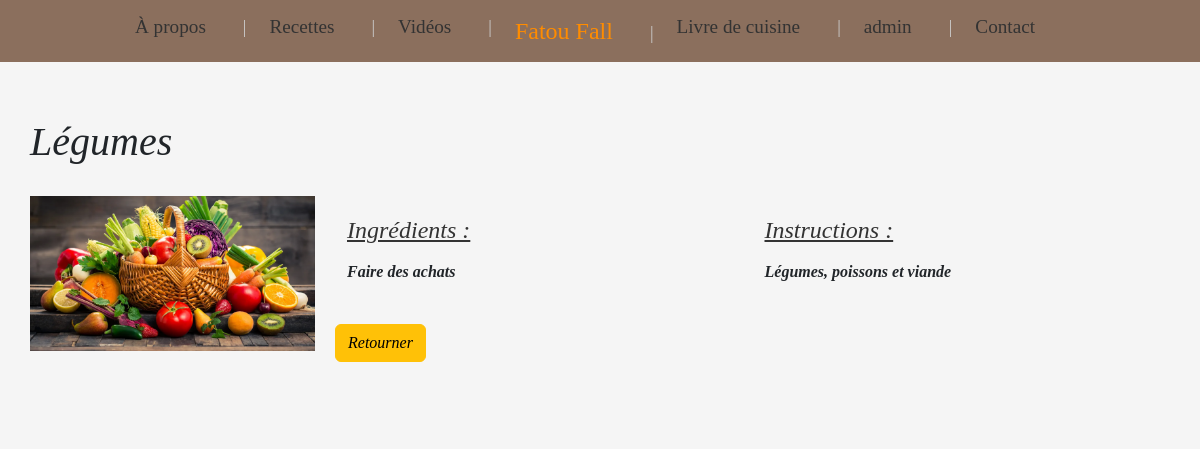
Before: /articles/6/ with the older database file.
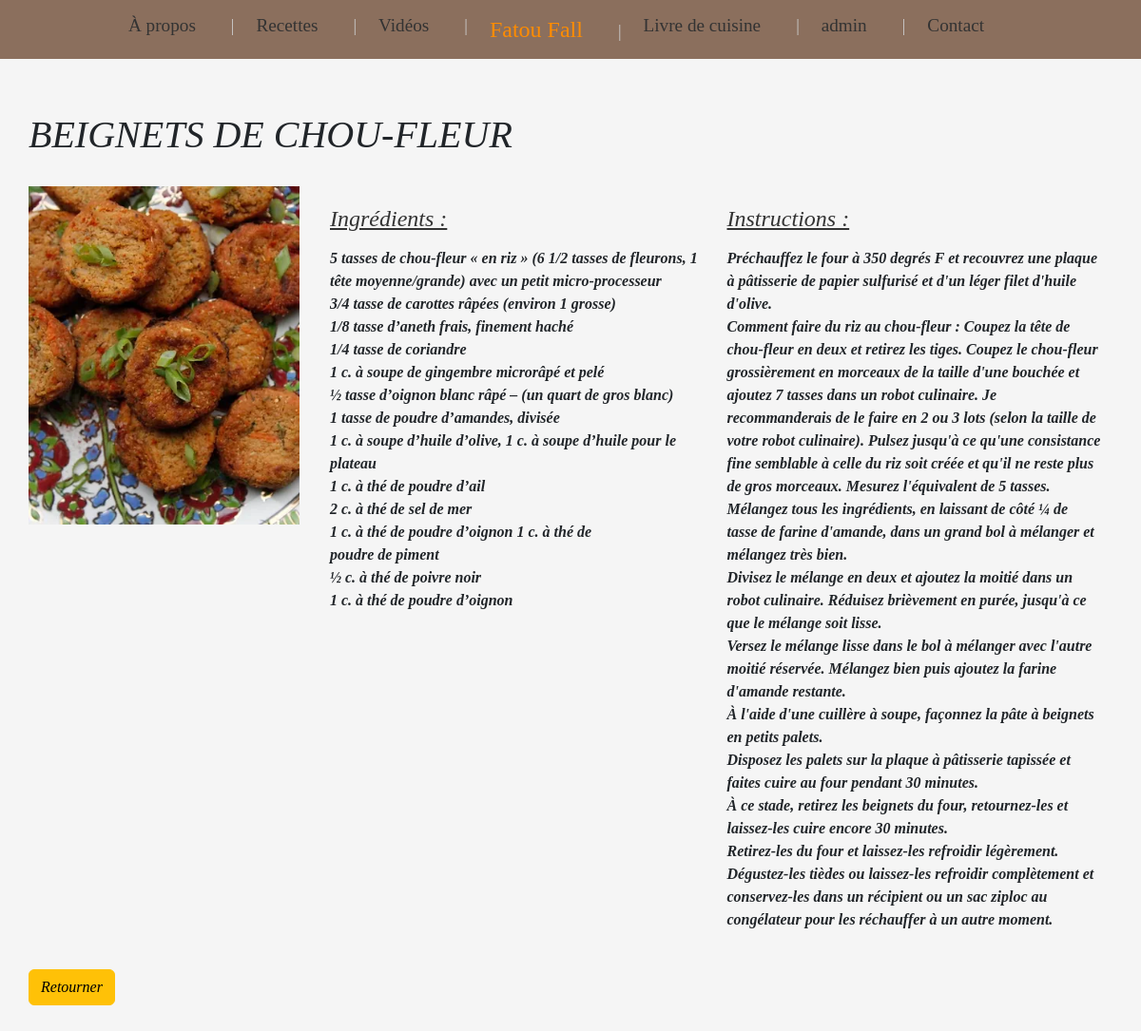
After: the same page with the newer database file.
### articles/models.py (models this page shows, shortened)
class Article(models.Model):
    titre = models.CharField(max_length=150)
    resume = models.CharField(max_length=2000)
    contenu = models.TextField(blank=True)
    auteur = models.ForeignKey(User, on_delete=models.SET_NULL, null=True, blank=True)  # Changez ici
    date_pub = models.DateTimeField(auto_now_add=True)
    image = models.ImageField(upload_to='media/images/', blank=True, null=True) # Nouveau champ image

### articles/views.py (the view)
# urls.py: path('articles/<int:id>/', article_detail_view, name='article-detail'),  # URL pour les détails de l'article
def article_detail_view(request, id):
    article = get_object_or_404(Article, id=id)  # Récupère l'article par ID
    return render(request, 'article_detail.html', {'article': article})  # Passe l'article au template

### templates/article_detail.html (shortened to what this page needs)
<!DOCTYPE html>
<html lang="en">
<head>
    <link href="https://cdn.jsdelivr.net/npm/bootstrap@5.3.3/dist/css/bootstrap.min.css" rel="stylesheet">
    {% load static %}
    <link href="{% static 'css/styles.css' %}" rel="stylesheet">
</head>
<body style="background-color: whitesmoke; padding-top: 10px;">
    <nav class="navbar navbar-expand-lg fixed-top" style="background-color: #8b6f5d;">
        <div class="container-fluid">
            <div class="collapse navbar-collapse justify-content-center" id="navbarNav">
                <ul class="navbar-nav">
                    <li class="nav-item">
                        <a class="nav-link" href="/Apropos">À propos</a>
                    </li>
                    <li class="nav-item">
                        <a class="nav-link" href="/recettes">Recettes</a>
                    </li>
                    <li class="nav-item">
                        <a class="nav-link" href="/videos">Vidéos</a>
                    </li>
                    <li class="nav-item">
                        <a class="nav-link center-link" href="/">Fatou Fall</a>
                    </li>
                    <li class="nav-item">
                        <a class="nav-link" href="/livreDeCuisine">Livre de cuisine</a>
                    </li>
                    <li class="nav-item">
                        <a class="nav-link" href="/useradmin">admin</a>
                    </li>
                    <li class="nav-item">
                        <a class="nav-link" href="/contact">Contact</a>
                    </li>
                </ul>
            </div>
        </div>
    </nav>
    <div class="container mt-5 recipe-section">
        <h1>{{ article.titre }}</h1>
        <img src="{{ article.image.url }}" alt="{{ article.titre }}" class="recipe-image">
        <div class="row">
            <div class="col-md-6 ingredients">
                <h2 style="text-decoration: underline; font-family: area;">Ingrédients :</h2>
                <p  style="font-family: area; white-space: pre-line;">{{ article.resume }}</p>
            </div>
            <div class="col-md-6 instructions">
                <h2 style="text-decoration: underline; font-family: area;" >Instructions :</h2>
                <p style="font-family: area; white-space: pre-line;">{{ article.contenu }}</p>
            </div>
        </div>
        <a href="{% url 'article-list' %}" class="btn btn-warning mt-4">Retourner</a>
    </div>
</body>
</html>

Changed rows visible on the page:
changed Article: titre "Légumes" → "BEIGNETS DE CHOU-FLEUR"; image: a different picture; resume "Faire des achats" → "5 tasses de chou-fleur « en riz » (6 1/2 tasses de fleurons, 1 tête moyenne/grande) avec un petit micro-processeur 3/4 tasse de carottes râpées (environ 1 grosse) 1/8 tasse d’aneth frais, finement haché 1/4 tasse de coriandre 1 c. à soupe de gingembre microrâpé et pelé ½ tasse d’oignon blanc râpé – (un quart de gros blanc) 1 tasse de poudre d’amandes, divisée 1 c. à soupe d’huile d’olive, 1 c. à soupe d’huile pour le plateau 1 c. à thé de poudre d’ail 2 c. à thé de sel de mer 1 c. à thé de poudre d’oignon 1 c. à thé de poudre de piment ½ c. à thé de poivre noir 1 c. à thé de poudre d’oignon"; contenu "Légumes, poissons et viande" → "Préchauffez le four à 350 degrés F et recouvrez une plaque à pâtisserie de papier sulfurisé et d'un léger filet d'huile d'olive. Comment faire du riz au chou-fleur : Coupez la tête de chou-fleur en deux et retirez les tiges. Coupez le chou-fleur grossièrement en morceaux de la taille d'une bouchée et ajoutez 7 tasses dans un robot culinaire. Je recommanderais de le faire en 2 ou 3 lots (selon la taille de votre robot culinaire). Pulsez jusqu'à ce qu'une consistance fine semblable à celle du riz soit créée et qu'il ne reste plus de gros morceaux. Mesurez l'équivalent de 5 tasses. Mélangez tous les ingrédients, en laissant de côté ¼ de tasse de farine d'amande, dans un grand bol à mélanger et…"
